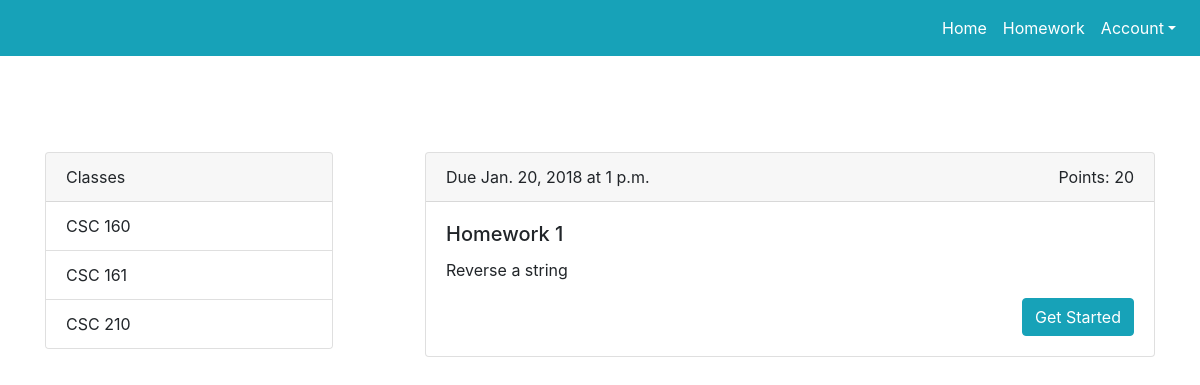
The app's page /homework/, older data.
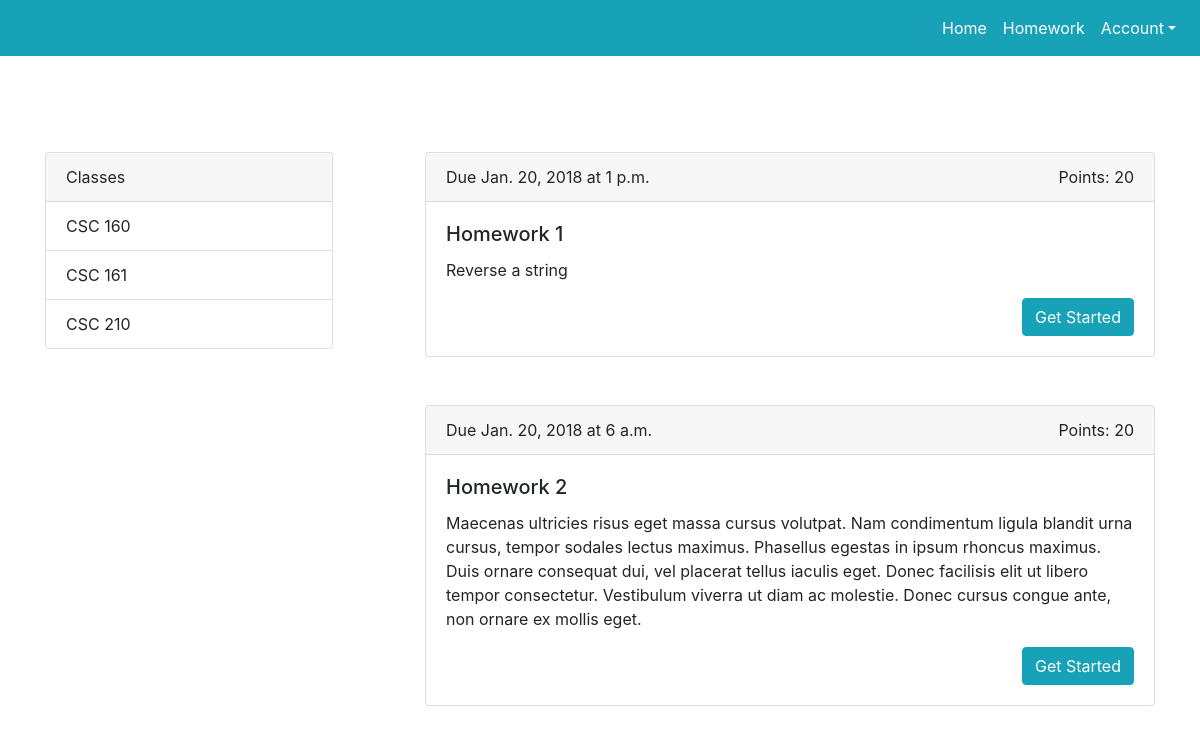
The same page, newer data.
### mainapp/models.py (models this page shows, shortened)
class Assignment(models.Model):
    title = models.CharField(max_length=128, unique=True)
    points = models.IntegerField(default=0)
    description = models.TextField()
    date = models.DateField()
    time = models.TimeField()
    slug = models.SlugField(unique=True)

### mainapp/views.py (the view)
def hw(request):
    assignment_list = Assignment.objects.all()
    context_dict = {'assignments': assignment_list}
    return render(request, 'mainapp/homework.html', context_dict)

### templates/mainapp/homework.html (shortened to what this page needs)
<!DOCTYPE html>
{% load staticfiles %}
<html lang="en">
  <head>
    <link rel="stylesheet" href="https://maxcdn.bootstrapcdn.com/bootstrap/4.0.0-beta.3/css/bootstrap.min.css">
  </head>
  <body>
      <nav class="bg-info navbar navbar-expand-lg navbar-light justify-content-end">
          <div class="navbar-nav">
            <a class="text-white nav-item nav-link active" href="#">Home <span class="sr-only">(current)</span></a>
            <a class="text-white nav-item nav-link" href="#">Homework</a>
            <a class="text-white nav-item nav-link dropdown-toggle" href="#">Account</a>
          </div>
      </nav>
      <div class="container pt-5">
          <div class="row justify-content-between">
              <div class="col-md-auto mt-5">
                  <div class="card" style="width: 18rem;">
                      <div class="card-header">
                          Classes
                      </div>
                      <ul class="list-group list-group-flush">
                          <li class="list-group-item">CSC 160</li>
                          <li class="list-group-item">CSC 161</li>
                          <li class="list-group-item">CSC 210</li>
                      </ul>
                  </div>
              </div>
              <div class="col col-lg-8">
                  {% if assignments %}
                  {% for assignment in assignments %}
                      <div class="card mt-5">
                          <div class="card-header">
                              <div>
                                  Due {{ assignment.date }} at {{ assignment.time }}
                                  <div class="float-right">
                                      Points: {{ assignment.points }}
                                  </div>
                              </div>
                          </div>
                          <div class="card-body">
                              <h5 class="card-title">{{ assignment.title }}</h5>
                              <p class="card-text">{{ assignment.description }}</p>
                              <a href="{{ assignment.slug }}" class="btn btn-primary float-right btn-info">Get Started</a>
                          </div>
                      </div>
                  {% endfor %}
              </div>
          </div>
          {% else %}
          <div class="display-3 text-center mt-4"> Homework will be posted momentarily </div>
          {% endif %}
        </div>
</body>
</html>

Row changes from the older to the newer data that the page shows:
added Assignment: date "Jan. 20, 2018", time "6 a.m.", points "20", title "Homework 2", description "Maecenas ultricies risus eget massa cursus volutpat. Nam condimentum ligula blandit urna cursus, tempor sodales lectus maximus. Phasellus egestas in ipsum rhoncus maximus. Duis ornare consequat dui, vel placerat tellus iaculis eget. Donec facilisis elit ut libero tempor consectetur. Vestibulum viverra ut diam ac molestie. Donec cursus congue ante, non ornare ex mollis eget."
